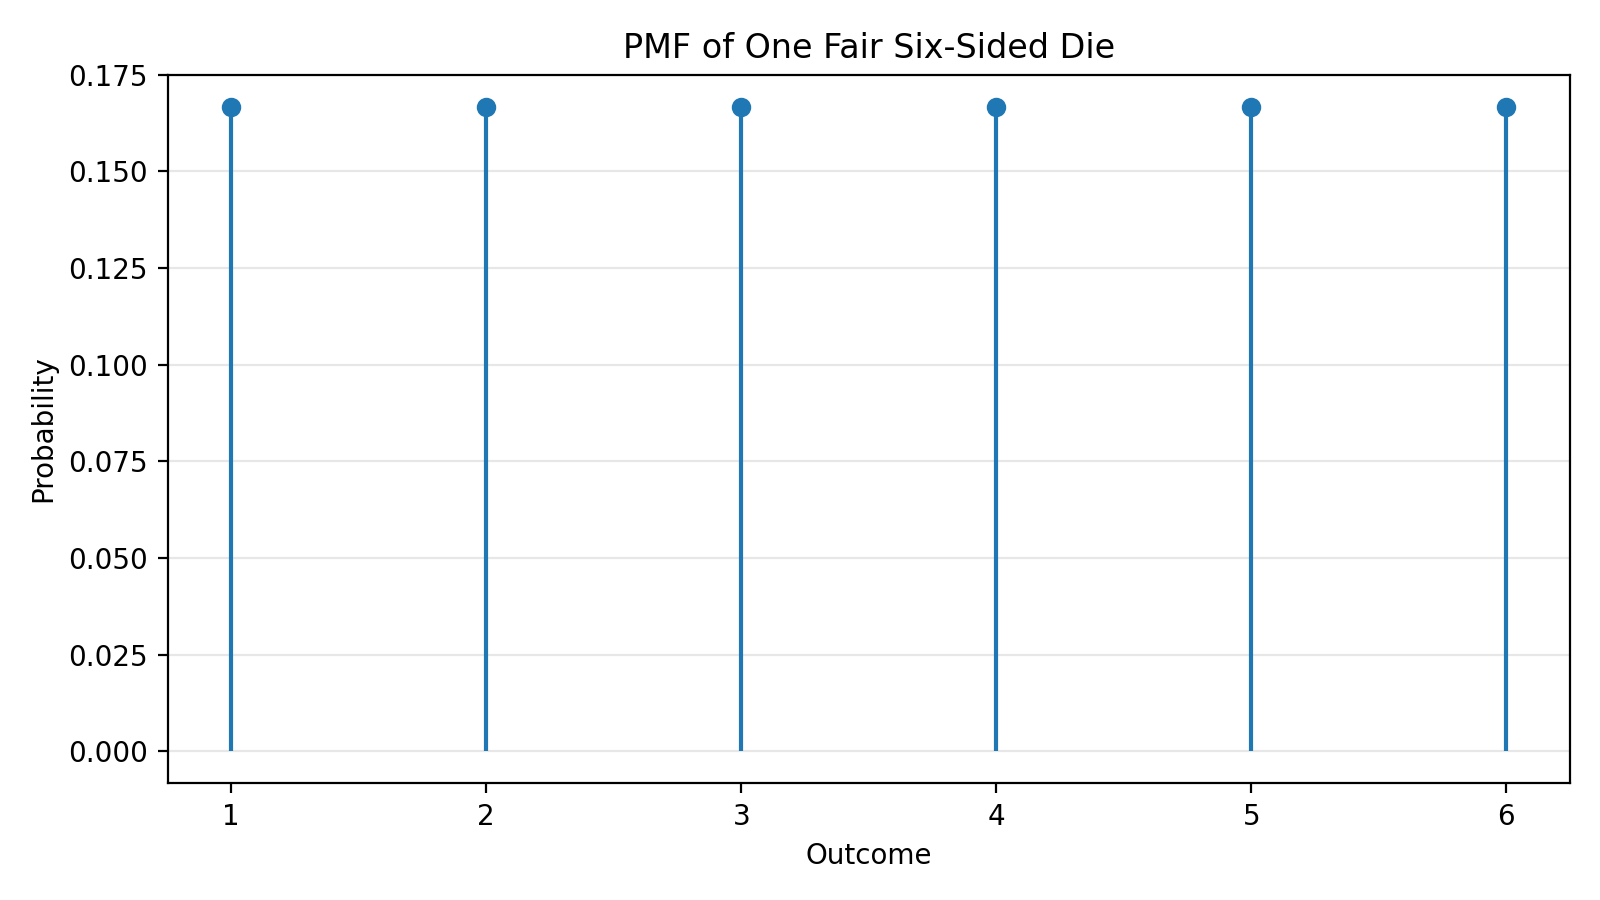

Write Python code to recreate this figure.
import matplotlib.pyplot as plt


def create_die_pmf() -> dict[int, float]:
	"""Return the PMF for one fair six-sided die."""
	return {face: 1 / 6 for face in range(1, 7)}


def plot_die_pmf() -> None:
	"""Plot the PMF for one fair six-sided die."""
	pmf = create_die_pmf()
	outcomes = list(pmf.keys())
	probs = list(pmf.values())

	plt.figure(figsize=(8, 4.5))
	plt.stem(outcomes, probs, basefmt=" ")
	plt.title("PMF of One Fair Six-Sided Die")
	plt.xlabel("Outcome")
	plt.ylabel("Probability")
	plt.xticks(outcomes)
	plt.grid(axis="y", alpha=0.3)
	plt.tight_layout()
	plt.savefig("resources/die_pmf.png", dpi=200)


if __name__ == "__main__":
	plot_die_pmf()
